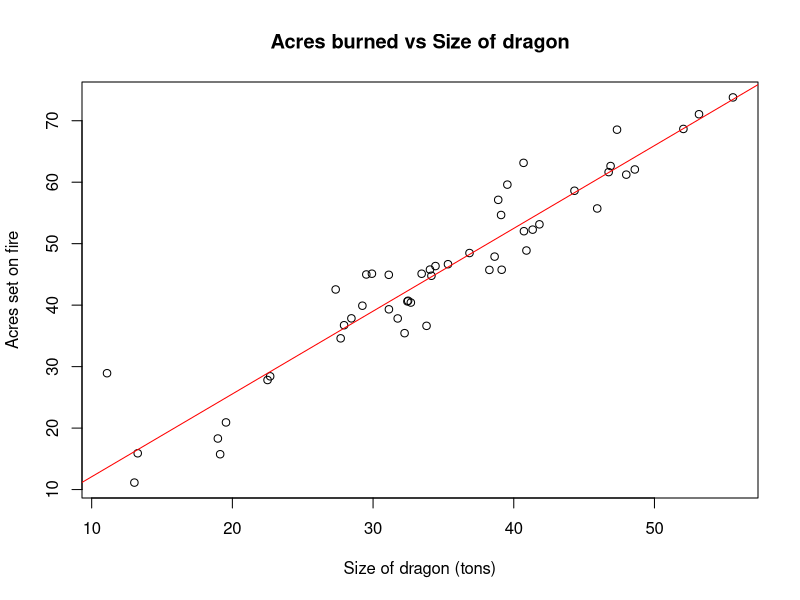

Source code (R):
####################################
# HW 13
####################################

# Prepwork 
# --------------------------------------

# Loading libraries 
library(tidyverse) # so we can have dplyr 

# Loading data 
dragon = read.csv("dragon_data.csv")


###################################################
# OBJECTIVE 1: model this with linear regression 
###################################################

# y = mx + b 
plot(acres_on_fire ~ size, data = dragon, main = "Acres burned vs Size of dragon", xlab = "Size of dragon (tons)", ylab = "Acres set on fire")         
# plot our dragon damage
fit = lm(acres_on_fire ~ size, data = dragon)      # fit a linear model 
abline(fit, col = "red")                           # plot our model 
summary(fit)
m1 = 1.34669 
b1 = -1.37555 

# Estimated Parameters: 
# acres burned = 1.35*size of dragon - 1.37  

#######################################################
# OBJECTIVE 2: model this with ordinary least squares
#######################################################

# A : Grid search 
# -----------------------------------------------------

# now imagine that we have this plot and no idea what the fit(lm) is, let's find that fit with ordinary least squares grid search 
  
# I think the intercept looks like it's below 10, so 0:9 would be reasonable here, You can't have a negative dragon size 
# I think the slope looks about 50/40 = 1.25 so a reasonable range would probably be between 1.3 and 1.5 

slopes = seq(from = 1.3, to = 1.5, length.out = 15)
slopes = round(slopes, 2) 
intercepts = seq(from = 0, to = 9, length.out = 15) 
intercepts = round(intercepts, 2) 

# tried making a tibble but didn't work, making matrix instead 
grid = matrix(NA, nrow = 15, ncol = 15)
rownames(grid) = intercepts
colnames(grid) = slopes
grid
as_tibble(grid)   # I don't know why I like tibbles but I do 

# defining things, we will need this for hte loop 
x = dragon$size
y = dragon$acres_on_fire
n = length(y) 

# - log likelihood = - log(likelihood) 
# Likelihood = probability of the outcome 
# ended up looking up equation for negative log likelihood and getitng help with the loop 

# we need to loop over and over to fill up our empty tibble 
for (i in 1:length(intercepts)) {
  for (j in 1:length(slopes)) {
    
    b = intercepts[i]
    m = slopes[j]
    
    # residuals = Observed - predicted 
    residuals = y - (b + m*x)     
    
    # sum of squares 
    rss = sum(residuals^2) 
    
    grid[i, j] = rss # store it in the empty grid 
  }
}

#find the minimum value 

min_val <- min(unlist(grid), na.rm = TRUE)
# this turns the tibble into just a bunch of unorgranized numbers (unlist) and then finds the minimum (min). I will then search that minimum in my table 
min_val
# I used ctrl + f to find the min value in my grid, which turned out to be 1050.125, and it corresponded with intercept = 0 and x = 1.31 

b2a = 0 
m2a = 1.31 

# B. Optim() route 
# --------------------------------------------------

# ok this is like what we did in class 

# sample data 
dat = dragon
# create a little dataframe very linear, we will use our dragon data here 

# Objective function (minimize RSS) 
min_RSS = function(par, data) { 
  with(data,sum((par[1] + par[2]*x-y)^2))
}
# this tells optim what to minimize 
# par = vector of the parameters we want to estimate 
# par[1] = intercept(B0) 
# par[2] = slope(B1) 
# Residuals squared = sum
#   predicted value yhat = par[1] + par[2]*x 
#   residuals = predicted value - y 
#   square of residuals = residuals^2 
#   sum of residuals =  sum(residuals) 
#   All together, Residual Sum of Squares =  sum((par[1] + par[2]*x - y)^2) 

# Initial parameter guess 
initial_params = c(0,1)
# our starting guess is intercept = 0, slope = 1 

# Run optim 
result = optim(par = initial_params, fn = min_RSS, data = dat) 
# par = estimate of intercept and slope, initial guess 
# fn = funciton to minimize RSS 
# dat = dataset 
# value = minimum sum fo squares likelihood 
# counts = how many times it tried different candidate values 
# convergence = will be 0 if it did not converge 
# gradient = how much likelihood is changing when it stopped 

result 
# this list has all our results 
# $par = estimated parameters ~ true answers 
# $value = minimum RSS value 
# $counts = how many times the optimizer evaluated the function 
# $convergence = did it converge? 0 = success, nonzero = did not converge. IE did it settle on a minimum it was happy with? if it did, yo uget convergence. If not, it's mad nad your t hing failed. 
# Alright, our optim route says that the equation is: 
# areas burned = 1.35*dragon_size - 1.376 

m2b = 1.346735 
b2b = -1.376213 

# C. Did it converge? 
#----------------------------------------------------
# yes! 
result$convergence
# is zero. This means the model settled on a minimum it was happy with. 

######################################################
# OBJECTIVE 3: 
######################################################

# NOTES FROM CLASS 

# objective 3 will involve variance, we need to search for it or something 
# variance of the residuals? 
# plug it in from objective 2 
# search for 3 parameters, slope intercept, variance 
# just put in a value for hte variance, variance from residuals from part 2 


# A: Grid search 
# ---------------------------------------------------------
# Uh oh, this math is way beyond me 
# I need to finish the Essington Ch 8 reading 

# first, let's copy and paste from Objective 1 because htis is going to be very similar, but with a different equation 
# I think the intercept looks like it's below 10, so 0:9 would be reasonable here, You can't have a negative dragon size 
# I think the slope looks about 50/40 = 1.25 so a reasonable range would probably be between 1.3 and 1.5 

slopes = seq(from = 1.3, to = 1.5, length.out = 15)
slopes = round(slopes, 2) 
intercepts = seq(from = 0, to = 9, length.out = 15) 
intercepts = round(intercepts, 2) 

# tried making a tibble but didn't work, making matrix instead 
grid = matrix(NA, nrow = 15, ncol = 15)
rownames(grid) = intercepts
colnames(grid) = slopes
grid
as_tibble(grid)   # I don't know why I like tibbles but I do 

# defining things, we will need this for hte loop 
x = dragon$size
y = dragon$acres_on_fire
n = length(y) 

# - log likelihood = - log(likelihood) 
# Likelihood = probability of the outcome 
# ended up looking up equation for negative log likelihood and getitng help with the loop 

# we need to loop over and over to fill up our empty tibble 
for (i in 1:length(intercepts)) {
  for (j in 1:length(slopes)) {
    
    b = intercepts[i]
    m = slopes[j]
    
    # residuals
    residuals = y - (b + m*x)
    
    # sigma^2 MLE
    sigma2 = mean(residuals^2)  # this is hte variance Olaf was talking about!! Variance = avg(residuals^2) 
    
    # negative log likelihood
    nll = (n/2)*log(2*pi*sigma2) + (1/(2*sigma2))*sum(residuals^2)
    
    grid[i, j] = nll
  }
}

#find the minimum value 

min_val <- min(unlist(grid), na.rm = TRUE)
# this turns the tibble into just a bunch of unorgranized numbers (unlist) and then finds the minimum (min). I will then search that minimum in my table 
min_val
# I used ctrl + f to find the min value (147.063) in my grid, it corresponded with intercept = 0 and x = 1.31 too 

m3a = 1.31 
b3a = 0 

# B: Optim search 
# ---------------------------------------------------------

# alright, we need to do the same thing as last time but instead of creating a rss function, we need to create a negative log likelihood function 

# sample data 
dat = dragon

# make a function for log likelihood, it'll be super similar to Olaf's but iwth the extra steps for the negative log likelihood 
min_llh = function(par, data) { 
  # residuals
  residuals = y - (b + m*x)
  
  # sigma^2 MLE
  sigma2 = mean(residuals^2)  # this is hte variance Olaf was talking about!! Variance = avg(residuals^2) 
  
  # negative log likelihood
  nll = (n/2)*log(2*pi*sigma2) + (1/(2*sigma2))*sum(residuals^2)
  
  # now plug it into the formula 
  with(data, nll)
}
# holy smokes did it work first try?! 

# Initial parameter guess 
initial_params = c(0,1)
# our starting guess is intercept = 0, slope = 1 

# Run optim 
result = optim(par = initial_params, fn = min_RSS, data = dat) 
# par = estimate of intercept and slope, initial guess 
# fn = funciton to minimize RSS 
# dat = dataset 
# value = minimum sum fo squares likelihood 
# counts = how many times it tried different candidate values 
# convergence = will be 0 if it did not converge 
# gradient = how much likelihood is changing when it stopped 

# C: Did it converge 
# --------------------------------------
result 
# It did!!! convergence = 0 
# Estimated equation is: acres burned = 1.34*dragon size - 1.376 

m3b = 1.346735 
b3b = -1.376213

#######################################################
# OBJECTIVE 4 
#######################################################

my_tibble = tibble(
  category = c("Linear Regression","LSS Manual","LSS Optim","MLL Manual","MLL Optim"), 
  Beta = c(m1, m2a, m2b, m3a, m3b), 
  Intercept = c(b1, b2a, b2b, b3a, b3b)
)

# I do not know why it is rounding itself :( they are actually slightly different but roudned htey turn into the same thing 
# The only difference is that my manual fits have an intercept of 0 because I assumed that you can't have a negatively sized dragon and manually set hte minimum intercept to be at 0 


#####################################################33
# Garbageland
#####################################################

library(tibble) #Tibbles are basically dataframes
my_tibble = tibble(
  x = 1:5,
  y = letters[1:5],
  z = x*2
)

acres_predicted = predict(fit)

# Objective function (minimize RSS) 
min_RSS = function(par, data) { 
  with(data,sum((par[1] + par[2]*x-y)^2))
}

predict_function = function(x) {
  1.35*x - 1.37
}
predict_function(20)

# objective 3 will involve variance, we need to search for it or something 
# variance of the residuals? 
# plug it in from objective 2 
# search for 3 parameters, slope intercept, variance 
# just put in a value for hte variance, variance from residuals from part 2 


# OK I think 
